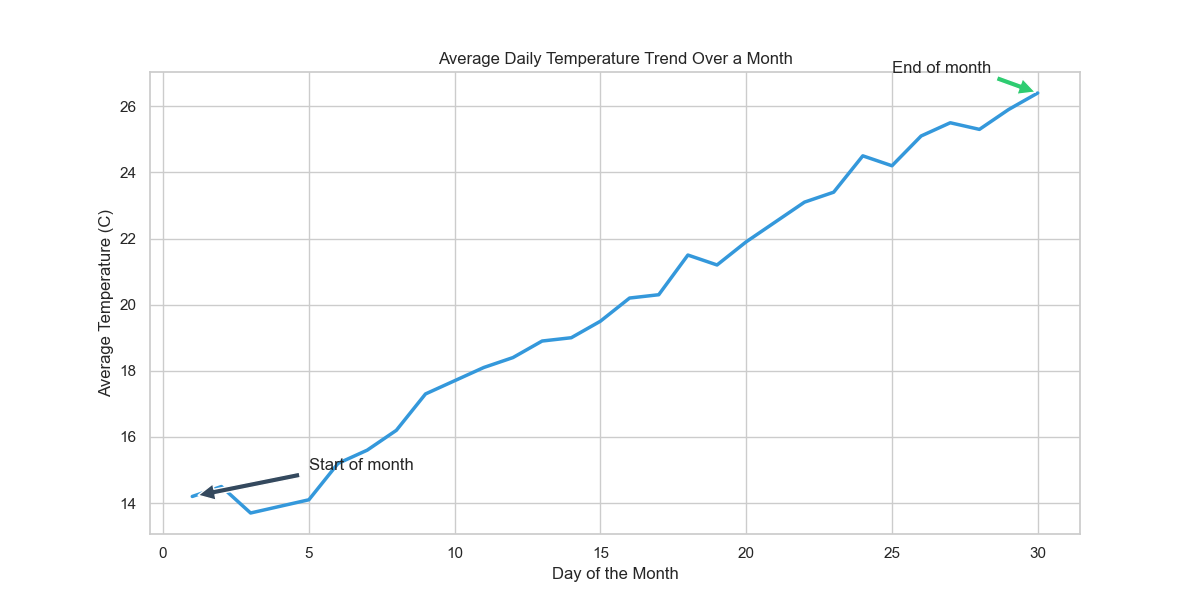

The Python source for this figure:

import seaborn as sns
import pandas as pd
import matplotlib.pyplot as plt

# Data based on the table above
data = {
    'Day': [1, 2, 3, 4, 5, 6, 7, 8, 9, 10, 11, 12, 13, 14, 15, 16, 17, 18, 19, 20, 
            21, 22, 23, 24, 25, 26, 27, 28, 29, 30],
    'Average_Temperature_C': [14.2, 14.5, 13.7, 13.9, 14.1, 15.2, 15.6, 16.2, 17.3, 17.7, 
                              18.1, 18.4, 18.9, 19.0, 19.5, 20.2, 20.3, 21.5, 21.2, 21.9, 
                              22.5, 23.1, 23.4, 24.5, 24.2, 25.1, 25.5, 25.3, 25.9, 26.4]
}

df = pd.DataFrame(data)

# Set the aesthetic style of the plots
sns.set_style("whitegrid")

# Create the line chart
plt.figure(figsize=(12, 6))
line_plot = sns.lineplot(x='Day', 
                         y='Average_Temperature_C', 
                         data=df, 
                         color='#3498db', 
                         linewidth=2.5)

# Annotating specific points
plt.annotate('Start of month', xy=(1, 14.2), xytext=(5, 15),
             arrowprops=dict(facecolor='#34495e', shrink=0.05))
plt.annotate('End of month', xy=(30, 26.4), xytext=(25, 27),
             arrowprops=dict(facecolor='#2ecc71', shrink=0.05))

# Setting chart title and labels
plt.title('Average Daily Temperature Trend Over a Month')
plt.xlabel('Day of the Month')
plt.ylabel('Average Temperature (C)')

# Show the final plot
plt.show()
